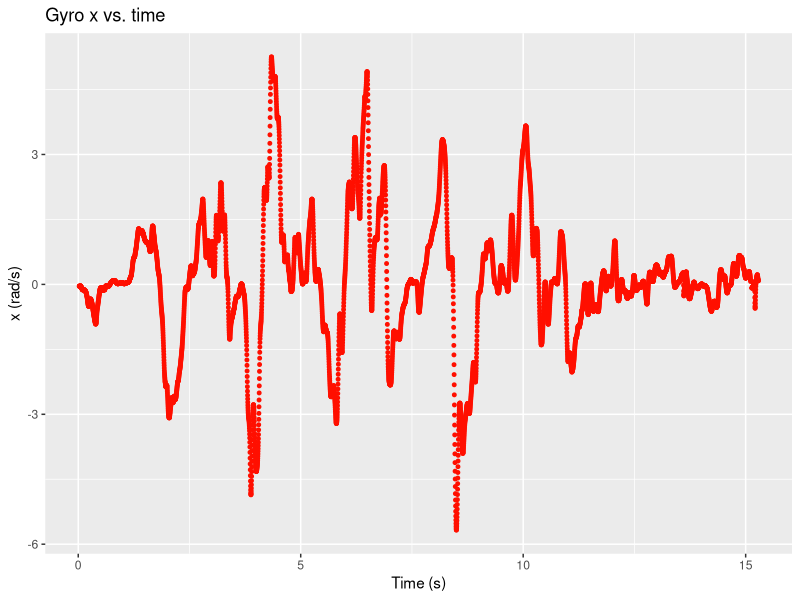
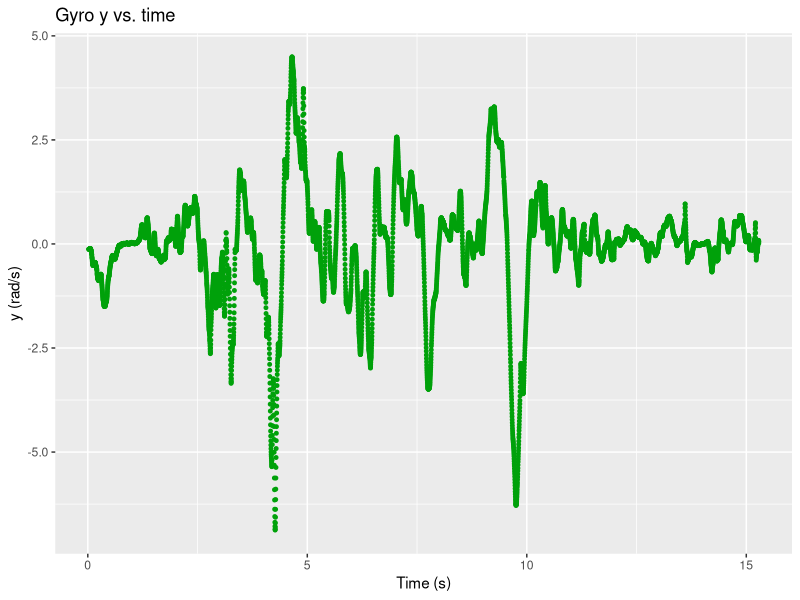
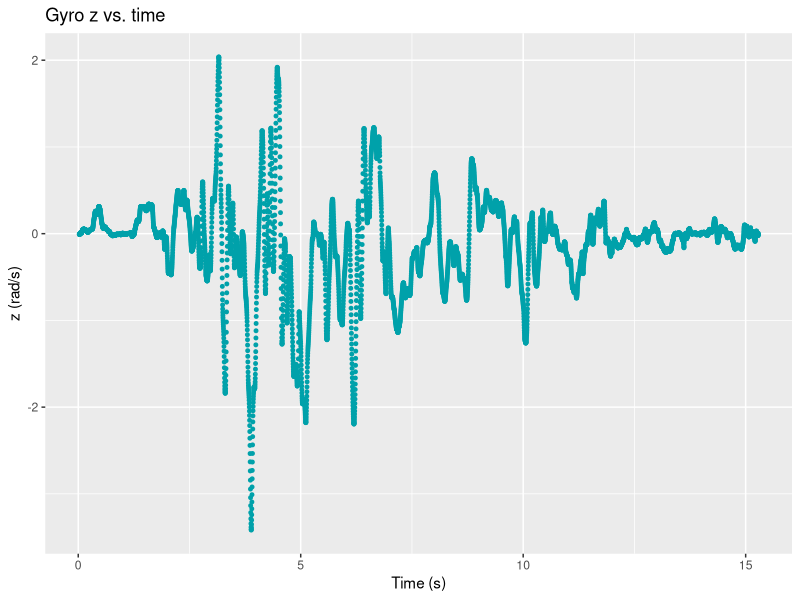
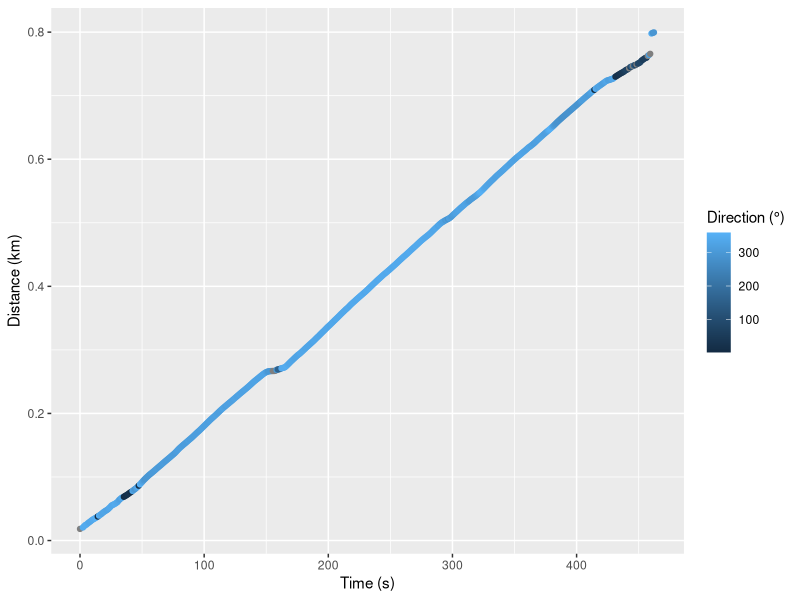
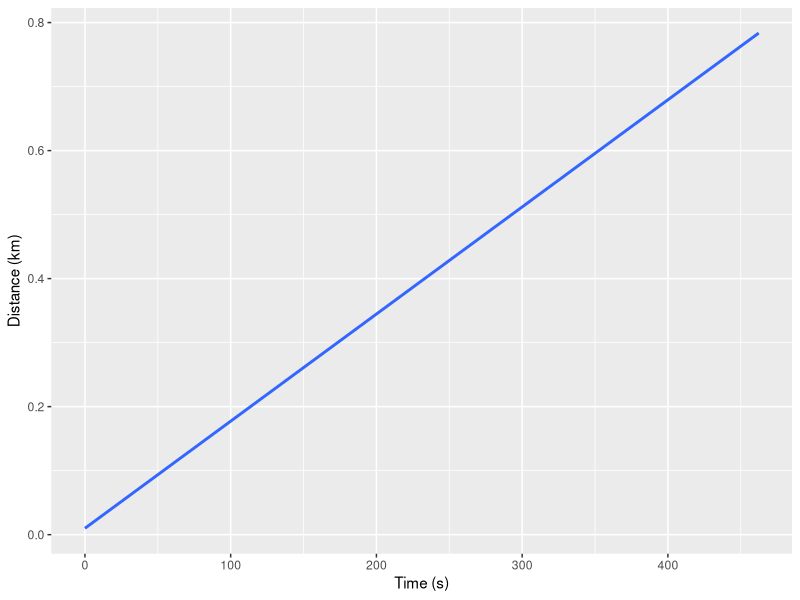
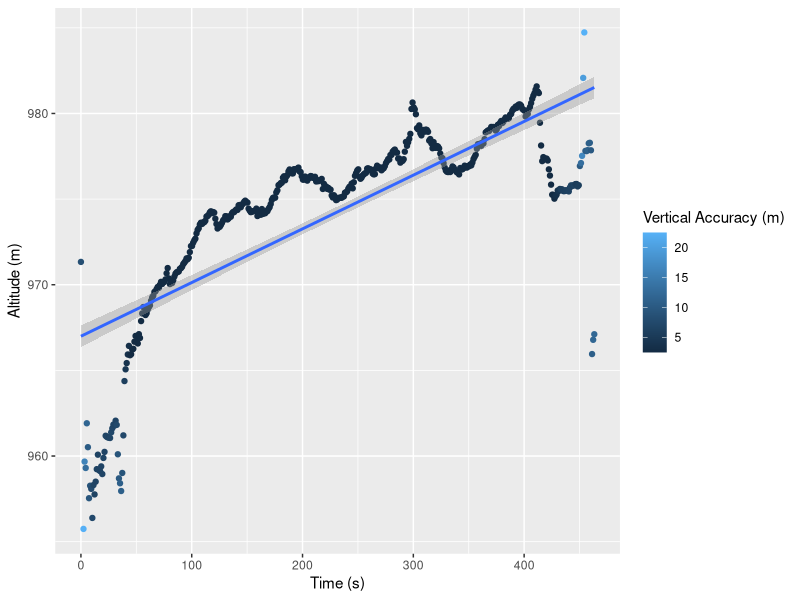

R code for these plots, in order:
## ---- chunk 1
library(tidyverse)
## ---- chunk 2
# A short collection of gyro data
gyro <- read_csv("./data/gyro.csv", show_col_types = FALSE) |> 
  rename(time=`Time (s)`, xrot=`Gyroscope x (rad/s)`, yrot=`Gyroscope y (rad/s)`, zrot=`Gyroscope z (rad/s)`, absolute=`Absolute (rad/s)`)

# A collection of walking data
walk <- read_csv("./data/aidenr-walk.csv", show_col_types = FALSE)


gyro |> head()
walk |> head()
## ---- chunk 3

ggplot(data = gyro, aes(x = time,y = xrot)) +
  geom_point(color="#ff0f00", size = 1) +
  labs(title = "Gyro x vs. time", x = "Time (s)", y = "x (rad/s)")

ggplot(data = gyro, aes(x = time,y = yrot)) +
  geom_point(color="#00a10a", size = 1) +
   labs(title = "Gyro y vs. time", x = "Time (s)", y = "y (rad/s)")

ggplot(data = gyro, aes(x = time, y = zrot)) +
    geom_point(color="#00a1aa", size = 1) +
   labs(title = "Gyro z vs. time", x = "Time (s)", y = "z (rad/s)")
## ---- chunk 4
# show a data sample
glimpse(walk)
## ---- chunk 5

ggplot(data=walk, aes(x=`Time (s)`, y=`Distance (km)`, color=`Direction (°)`)) +
  geom_point() +
  theme_gray()

## ---- chunk 6
ggplot(data=walk, aes(x=`Time (s)`, y=`Distance (km)`)) +
  geom_smooth(method="lm") +
  theme_gray()
## ---- chunk 7
summary(lm(`Distance (km)` ~ `Time (s)`, data=walk))
## ---- chunk 8
ggplot(data=walk, aes(x=`Time (s)`, y=`Altitude (m)`, color=`Vertical Accuracy (m)`)) +
  geom_point() +
  geom_smooth(method="lm")
